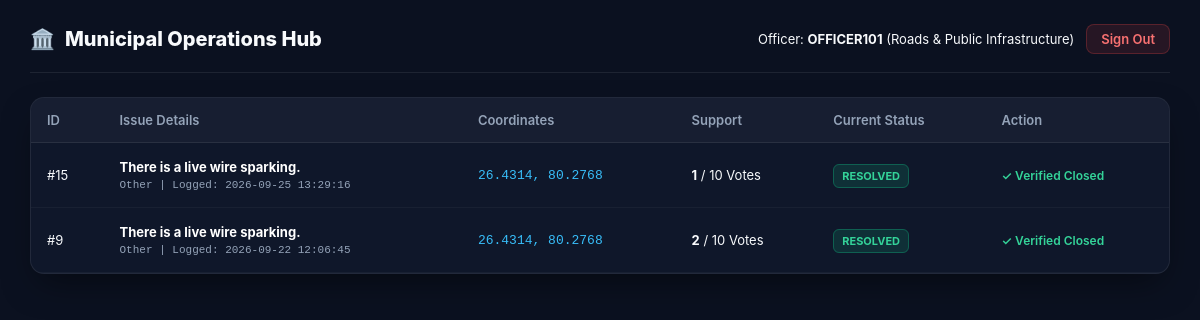
Page /admin (signed in) on the committed database.
### tables this page shows
CREATE TABLE reports (
            id INTEGER PRIMARY KEY AUTOINCREMENT,
            title TEXT NOT NULL,
            category TEXT NOT NULL,
            description TEXT,
            image_path TEXT NOT NULL,
            latitude REAL NOT NULL,
            longitude REAL NOT NULL,
            votes_count INTEGER DEFAULT 1,
            is_emergency INTEGER DEFAULT 0,
            status TEXT DEFAULT 'Pending Verification',
            created_at TIMESTAMP DEFAULT CURRENT_TIMESTAMP
        , resolved_image_path TEXT, user_phone TEXT DEFAULT 'Anonymous', claimed_by TEXT, claimed_at TIMESTAMP);

### app.py (the view)
@app.route("/admin")
@admin_required
def admin_dashboard():
  conn = get_db_connection()
  cursor = conn.cursor()
  department = session.get("department")
  allowed_categories = DEPARTMENT_CATEGORY_MAP.get(department, [])
  if allowed_categories:
    placeholders = ",".join("?" for _ in allowed_categories)
    category_clause = f"(is_emergency = 1 OR category IN ({placeholders}))"
    params = list(allowed_categories)
  else:
    category_clause = "is_emergency = 1"
    params = []
  query = f"""
        SELECT * FROM reports
        WHERE (is_emergency = 1 OR votes_count >= 10 OR status = 'Resolved')
          AND {category_clause}
        ORDER BY
            CASE
                WHEN status = 'Resolved' THEN 3
                WHEN is_emergency = 1 THEN 1
                WHEN votes_count >= 10 THEN 2
                ELSE 4
            END,
            id DESC
    """
  cursor.execute(query, params)
  reports = cursor.fetchall()
  conn.close()
  return render_template(
      "admin.html",
      reports=reports,
      officer_id=session.get("officer_id"),
      department=session.get("department"),
  )

### app.py (called while the page is built)
def admin_required(f):
  @wraps(f)
  def decorated_function(*args, **kwargs):
    if not session.get("is_admin"):
      return redirect(url_for("admin_login"))
    return f(*args, **kwargs)
  return decorated_function

def get_db_connection():
    conn = sqlite3.connect("civiclens.db")
    conn.row_factory = sqlite3.Row
    return conn

### templates/admin.html (shortened to what this page needs)
<!DOCTYPE html>
<html lang="en">
<head>
</head>
<body>
  <header>
    <div class="brand">
      <span>🏛️</span> Municipal Operations Hub
    </div>
    <div class="officer-badge">
      <span>Officer: <strong>{{ officer_id }}</strong> ({{ department }})</span>
      <a href="/admin/logout" class="btn-logout">Sign Out</a>
    </div>
  </header>
  <div class="tickets-table-wrapper">
    <table>
      <thead>
        <tr>
          <th>ID</th>
          <th>Issue Details</th>
          <th>Coordinates</th>
          <th>Support</th>
          <th>Current Status</th>
          <th>Action</th>
        </tr>
      </thead>
      <tbody>
        {% for r in reports %}
        <tr>
          <td>#{{ r.id }}</td>
          <td>
            <div class="ticket-title">{{ r.title }}</div>
            <div class="ticket-meta">{{ r.category }} | Logged: {{ r.created_at }}</div>
          </td>
          <td style="font-family: monospace; color: #38bdf8;">
            {{ "%.4f"|format(r.latitude) }}, {{ "%.4f"|format(r.longitude) }}
          </td>
          <td>
            <strong>{{ r.votes_count }}</strong> / 10 Votes
          </td>
          <td>
            {% if r.status == 'Resolved' %}
              <span class="badge badge-resolved">Resolved</span>
            {% elif r.is_emergency %}
              <span class="badge badge-emergency">Emergency</span>
            {% elif r.votes_count >= 10 %}
              <span class="badge badge-verified">Community Verified</span>
            {% else %}
              <span class="badge badge-progress">In Progress</span>
            {% endif %}
          </td>
          <td>
            {% if r.status == 'Resolved' %}
              <span style="color: #34d399; font-size: 12px; font-weight: 600;">✓ Verified Closed</span>
            {% elif r.claimed_by and r.claimed_by != officer_id %}
              <span class="claimed-by-other">🔒 Being handled by {{ r.claimed_by }}</span>
            {% endif %}
          </td>
        </tr>
        {% endfor %}
      </tbody>
    </table>
  </div>
</body>
</html>

### templates/admin.html (style rules this page uses)
:root { --primary: #0284c7; --accent: #059669; --slate-900: #0b1120; --slate-850: #0f172a; --slate-800: #1e293b; --slate-700: #334155; --slate-400: #94a3b8; --box-border: rgba(255, 255, 255, 0.08); }
* { box-sizing: border-box; margin: 0; padding: 0; font-family: -apple-system, BlinkMacSystemFont, "Segoe UI", Roboto, sans-serif; }
body { min-height: 100vh; background-color: var(--slate-900); color: #f8fafc; padding: 24px 30px; }
header { display: flex; justify-content: space-between; align-items: center; border-bottom: 1px solid var(--box-border); padding-bottom: 18px; margin-bottom: 24px; }
.brand { display: flex; align-items: center; gap: 10px; font-size: 20px; font-weight: 800; }
.officer-badge { display: flex; align-items: center; gap: 12px; font-size: 13px; }
.btn-logout { background: rgba(239, 68, 68, 0.12); border: 1px solid rgba(239, 68, 68, 0.25); color: #f87171; padding: 6px 14px; border-radius: 8px; text-decoration: none; font-weight: 600; }
.tickets-table-wrapper { background: var(--slate-850); border: 1px solid var(--box-border); border-radius: 14px; overflow: hidden; box-shadow: 0 15px 35px -10px rgba(0, 0, 0, 0.5); }
table { width: 100%; border-collapse: collapse; text-align: left; font-size: 13px; }
th { background: rgba(255, 255, 255, 0.03); padding: 14px 16px; color: var(--slate-400); font-weight: 600; border-bottom: 1px solid var(--box-border); }
td { padding: 16px; border-bottom: 1px solid rgba(255, 255, 255, 0.04); vertical-align: middle; }
.ticket-title { font-weight: 700; color: #fff; margin-bottom: 4px; }
.ticket-meta { font-size: 11px; color: var(--slate-400); font-family: monospace; }
.badge { padding: 4px 8px; border-radius: 6px; font-size: 11px; font-weight: 700; text-transform: uppercase; }
.badge-resolved { background: rgba(16, 185, 129, 0.15); border: 1px solid rgba(16, 185, 129, 0.35); color: #34d399; }

### rows in the picture
reports: claimed_by "OFFICER101", id "9", title "There is a live wire sparking.", category "Other", created_at "2026-09-22 12:06:45", latitude "26.4314", longitude "80.2768", votes_count "2", status "RESOLVED"
reports: id "15", title "There is a live wire sparking.", category "Other", created_at "2026-09-25 13:29:16", latitude "26.4314", longitude "80.2768", votes_count "1", status "RESOLVED"

### other values in the picture
{{ department }} "Roads & Public Infrastructure"
